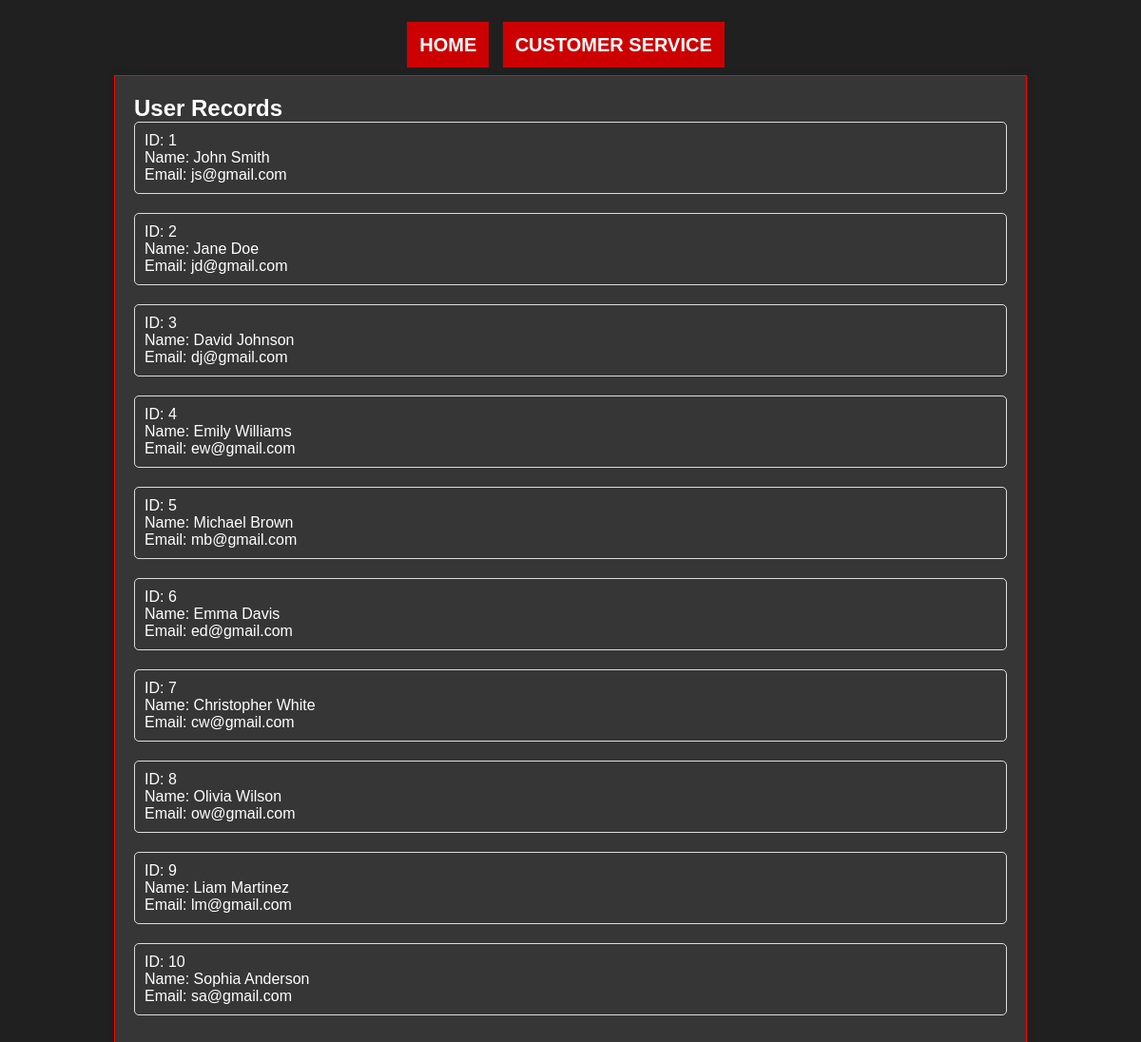
Page /php/customer_display.php on the committed database.
### tables this page shows
CREATE TABLE User 
(
    userID INT AUTO_INCREMENT PRIMARY KEY,
    userName VARCHAR(20),
    email VARCHAR(50),
    phone VARCHAR(50),
    password VARCHAR(20) NOT NULL
);

### php/customer_display.php (the view, shortened to what this page needs)
<!DOCTYPE html>
<html lang="en">
<head>
    <link rel="stylesheet" href="../css/customer.css">
    <link rel="stylesheet" href="../css/header-footer.css">
</head>
<body>
    <br><br>
    <div class="button-row" align="center">
        <a href="../html/home.html" class="links">HOME</a>
        <a href="../html/customer.html" class="links">CUSTOMER SERVICE</a>
    </div>
    <div class="container">
        <h2>User Records</h2>
        <?php
            $conn = mysqli_connect("localhost", "root", "", "BMSystem");
            $query = "SELECT * FROM User";
            $r1 = mysqli_query($conn, $query);
            if ($r1) {
                $n = mysqli_num_rows($r1);
                if ($n > 0) {
                    while ($info = mysqli_fetch_array($r1)) {
                        echo '<div class="record">';
                        echo '<p>ID: ' . $info['userID'] . '</p>';
                        echo '<p>Name: ' . $info['userName'] . '</p>';
                        echo '<p>Email: ' . $info['email'] . '</p>';
                        echo '</div>';
                    }
                } else {
                    echo "<br> No records found";
                }
            } else {
                echo "<br>Error in search operation: " . mysqli_error($conn);
                exit();
            }
        ?>
    </div>
</body>
</html>

### css/customer.css (style rules this page uses)
* { box-sizing: border-box; padding: 0px; margin: 0px; }
body { background-color: #212121; }

### css/header-footer.css (style rules this page uses)
body { background-color: #212121; color: whitesmoke; }
.links { text-decoration: none; color: white; background-color: #c00; padding: 13px; font-size: 20px; font-weight: bolder; margin-right: 10px; }

### php/customer_display.php (style rules this page uses)
body { font-family: Arial, sans-serif; background-color: #202020; margin: 0; padding: 0; }
.container { width: 80%; margin: 20px auto; color:white; background-color: #363636; padding: 20px; box-shadow: 0 0 10px rgba(0, 0, 0, 0.1); border: 1px solid red; }
h2 { color: white; }
.record { margin-bottom: 20px; padding: 10px; border: 1px solid #ddd; border-radius: 5px; }

### rows in the picture
user: userID "1", userName "John Smith", email "js@gmail.com"
user: userID "2", userName "Jane Doe", email "jd@gmail.com"
user: userID "3", userName "David Johnson", email "dj@gmail.com"
user: userID "4", userName "Emily Williams", email "ew@gmail.com"
user: userID "5", userName "Michael Brown", email "mb@gmail.com"
user: userID "6", userName "Emma Davis", email "ed@gmail.com"
user: userID "7", userName "Christopher White", email "cw@gmail.com"
user: userID "8", userName "Olivia Wilson", email "ow@gmail.com"
user: userID "9", userName "Liam Martinez", email "lm@gmail.com"
user: userID "10", userName "Sophia Anderson", email "sa@gmail.com"
